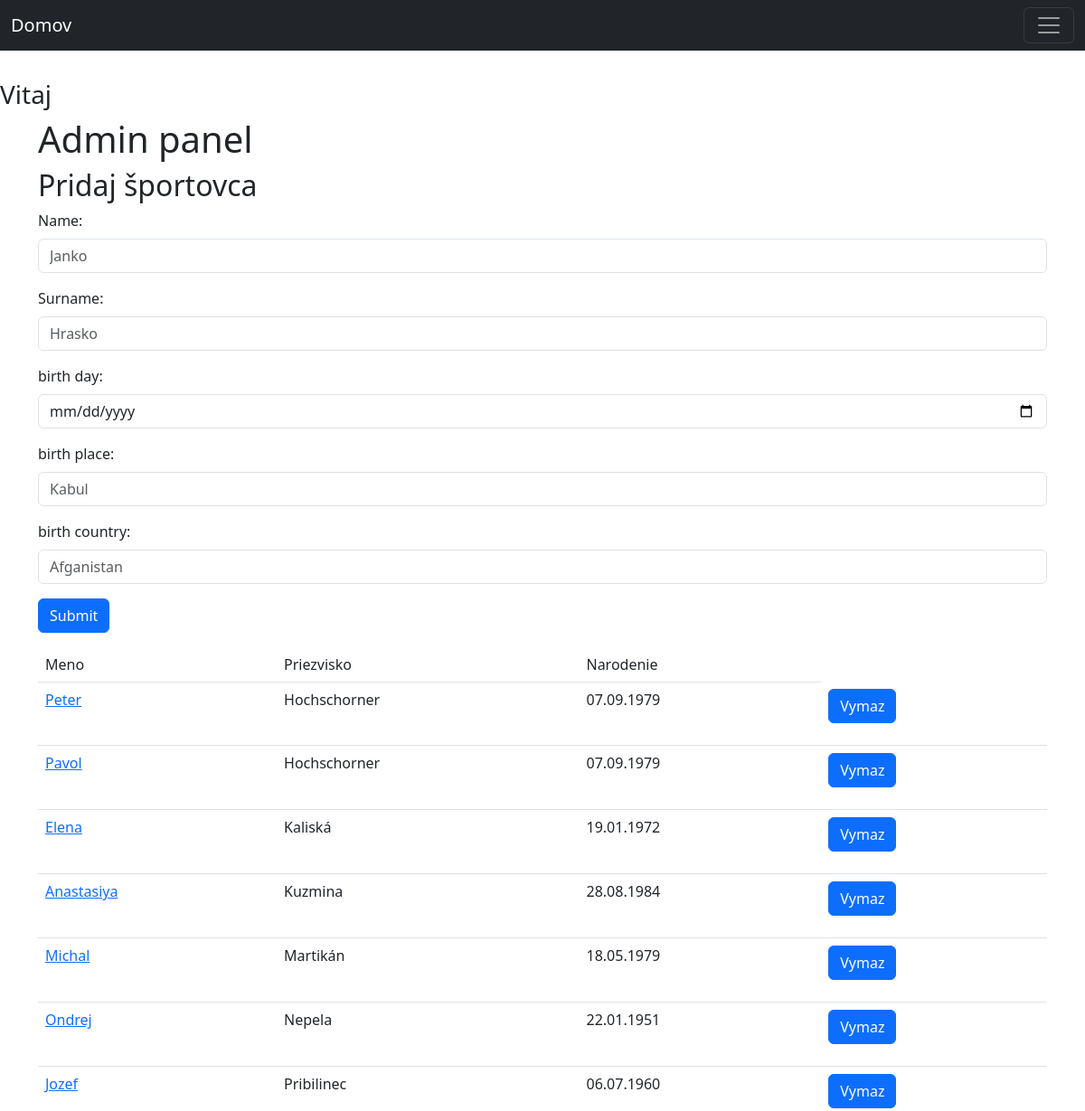
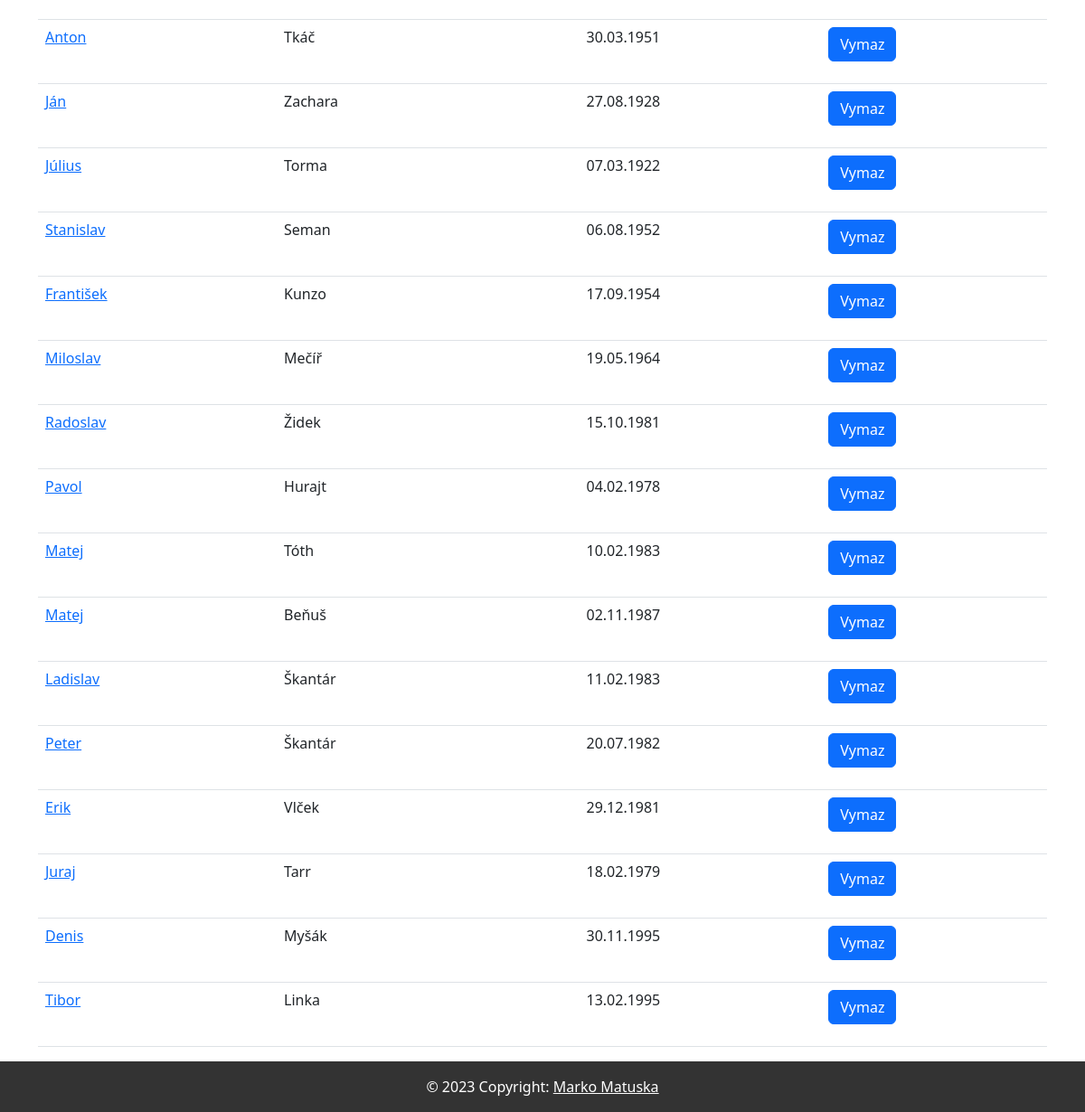
/admin.php (signed in), run on the app's committed database (2 pictures, top to bottom).
### tables this page shows
CREATE TABLE `person` (
  `id` int UNSIGNED NOT NULL,
  `name` varchar(100) NOT NULL,
  `surname` varchar(100) NOT NULL,
  `birth_day` date NOT NULL,
  `birth_place` varchar(100) NOT NULL,
  `birth_country` varchar(100) NOT NULL,
  `death_day` date DEFAULT NULL,
  `death_place` varchar(100) DEFAULT NULL,
  `death_country` varchar(100) DEFAULT NULL
);

### admin.php (the view, shortened to what this page needs)
<?php
require_once('config.php');
if (isset($_SESSION['login_id']) || isset($_SESSION["loggedin"]) || $_SESSION["loggedin"] == true) {
    echo '<h3>Vitaj ' . $_SESSION['fullname'] . ' </h3>';
} else {
    header('Location: register.php');
    exit;
}
try {
    $db = new PDO("mysql:host=$hostname;dbname=$dbname", $username, $password);
    $db->setAttribute(PDO::ATTR_ERRMODE, PDO::ERRMODE_EXCEPTION);
    $query = "SELECT * FROM person";
    $stmt = $db->query($query);
    $persons = $stmt->fetchAll(PDO::FETCH_ASSOC);
} catch (PDOException $e) {
    echo $e->getMessage();
}
?>
<!DOCTYPE html>
<html lang="en">
<head>
    <link href="https://cdn.jsdelivr.net/npm/bootstrap@5.3.0-alpha1/dist/css/bootstrap.min.css" rel="stylesheet">
    <link rel="stylesheet" href="stylesheet/style.css">
</head>
<body>
    <div>
        <nav class="navbar navbar-dark bg-dark fixed-top">
            <div class="container-fluid">
                <a class="navbar-brand" href="index.php">Domov</a>
                <button name="navBar" class="navbar-toggler" type="button" data-bs-toggle="offcanvas" data-bs-target="#offcanvasDarkNavbar" aria-controls="offcanvasDarkNavbar">
                    <span class="navbar-toggler-icon"></span>
                </button>
            </div>
        </nav>
    </div>
    <div class="container-md">
        <h1>Admin panel</h1>
        <h2>Pridaj športovca</h2>
        <form action="#" method="post">
            <div class="mb-3">
                <label for="InputName" class="form-label">Name:</label>
                <input type="text" name="name" class="form-control" id="InputName" placeholder="Janko" required>
            </div>
            <div class="mb-3">
                <label for="InputSurname" class="form-label">Surname:</label>
                <input type="text" name="surname" class="form-control" id="InputSurname" placeholder="Hrasko" required>
            </div>
            <div class="mb-3">
                <label for="InputDate" class="form-label">birth day:</label>
                <input type="date" name="birth_day" class="form-control" id="InputDate" required>
            </div>
            <div class="mb-3">
                <label for="InputbrPlace" class="form-label">birth place:</label>
                <input type="text" name="birth_place" class="form-control" id="InputBrPlace" placeholder="Kabul" required>
            </div>
            <div class="mb-3">
                <label for="InputBrCountry" class="form-label">birth country:</label>
                <input type="text" name="birth_country" class="form-control" id="InputBrCountry" placeholder="Afganistan" required>
            </div>
            <button type="submit" class="btn btn-primary">Submit</button>
        </form>
        <table class="table">
            <thead>
                <tr>
                    <td>Meno</td>
                    <td>Priezvisko</td>
                    <td>Narodenie</td>
                </tr>
            </thead>
            <tbody>
                <?php
                foreach ($persons as $person) {
                    $date = new DateTimeImmutable($person["birth_day"]);
                    echo "<tr><td><a href='editPerson.php?id=" .  $person["id"] . "'>" . $person["name"] . "</a></td><td>" . $person["surname"] . "</td><td>" . $date->format("d.m.Y") . "</td><td>";
                    echo '<form action="#" method="post"><input type="hidden" name="del_person_id" value="' . $person["id"] . '"><button type="submit" class="btn btn-primary">Vymaz</button></form>';
                    echo '</td></tr>';
                }
                ?>
            </tbody>
        </table>
    </div>
    <div class="text-center p-3 text-white" style="background-color: rgba(0, 0, 0, 0.8);">
        © 2023 Copyright:
        <a class="text-white" href="https://www.instagram.com/markomatuska/">Marko Matuska</a>
    </div>
</body>
</html>

### stylesheet/style.css (style rules this page uses)
body, html { padding-top: 44px; }

### data on the page
person: name "Peter", surname "Hochschorner", birth_day "07.09.1979"
person: name "Pavol", surname "Hochschorner", birth_day "07.09.1979"
person: name "Elena", surname "Kaliská", birth_day "19.01.1972"
person: name "Anastasiya", surname "Kuzmina", birth_day "28.08.1984"
person: name "Michal", surname "Martikán", birth_day "18.05.1979"
person: name "Ondrej", surname "Nepela", birth_day "22.01.1951"
person: name "Jozef", surname "Pribilinec", birth_day "06.07.1960"
person: name "Anton", surname "Tkáč", birth_day "30.03.1951"
person: name "Ján", surname "Zachara", birth_day "27.08.1928"
person: name "Július", surname "Torma", birth_day "07.03.1922"
person: name "Stanislav", surname "Seman", birth_day "06.08.1952"
person: name "František", surname "Kunzo", birth_day "17.09.1954"
person: name "Miloslav", surname "Mečíř", birth_day "19.05.1964"
person: name "Radoslav", surname "Židek", birth_day "15.10.1981"
person: name "Pavol", surname "Hurajt", birth_day "04.02.1978"
person: name "Matej", surname "Tóth", birth_day "10.02.1983"
person: name "Matej", surname "Beňuš", birth_day "02.11.1987"
person: name "Ladislav", surname "Škantár", birth_day "11.02.1983"
person: name "Peter", surname "Škantár", birth_day "20.07.1982"
person: name "Erik", surname "Vlček", birth_day "29.12.1981"
person: name "Juraj", surname "Tarr", birth_day "18.02.1979"
person: name "Denis", surname "Myšák", birth_day "30.11.1995"
person: name "Tibor", surname "Linka", birth_day "13.02.1995"
